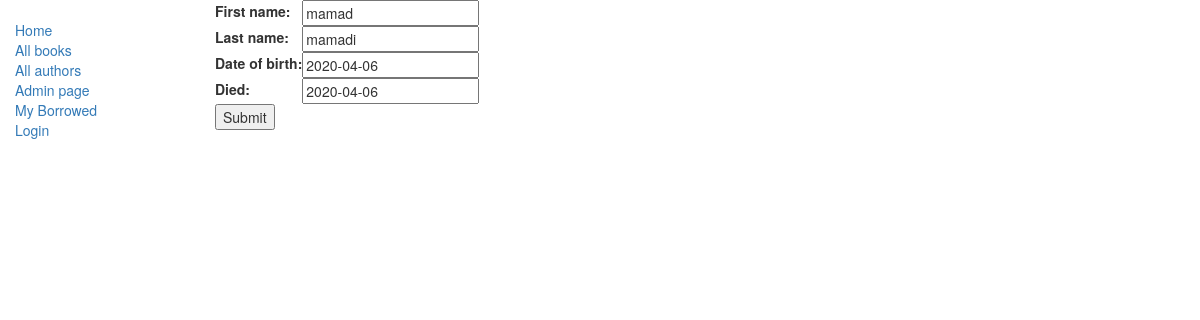
Page /catalog/author/2/update/ on the committed database.
### catalog/models.py (models this page shows, shortened)
class Author(models.Model):
    first_name = models.CharField(max_length=100)
    last_name = models.CharField(max_length=100)
    date_of_birth = models.DateField(null=True, blank=True)
    date_of_death = models.DateField('Died', null=True, blank=True)

### catalog/views.py (the view)
# urls.py: url(r'^author/(?P<pk>\d+)/update/$', views.AuthorUpdate.as_view(), name='author_update'),
class AuthorUpdate(generic.UpdateView):
    model = models.Author
    fields = ['first_name','last_name','date_of_birth','date_of_death']

### catalog/templates/catalog/author_form.html (shortened to what this page needs)
{% extends "catalog/base_generic.html" %}
{% block content %}
<form action="" method="post">
    <table>
    {{ form.as_table }}
    </table>
    <input type="submit" value="Submit" />
</form>
{% endblock %}

### rows in the picture
Author: first_name "mamad", last_name "mamadi", date_of_birth "2020-04-06", date_of_death "2020-04-06"
